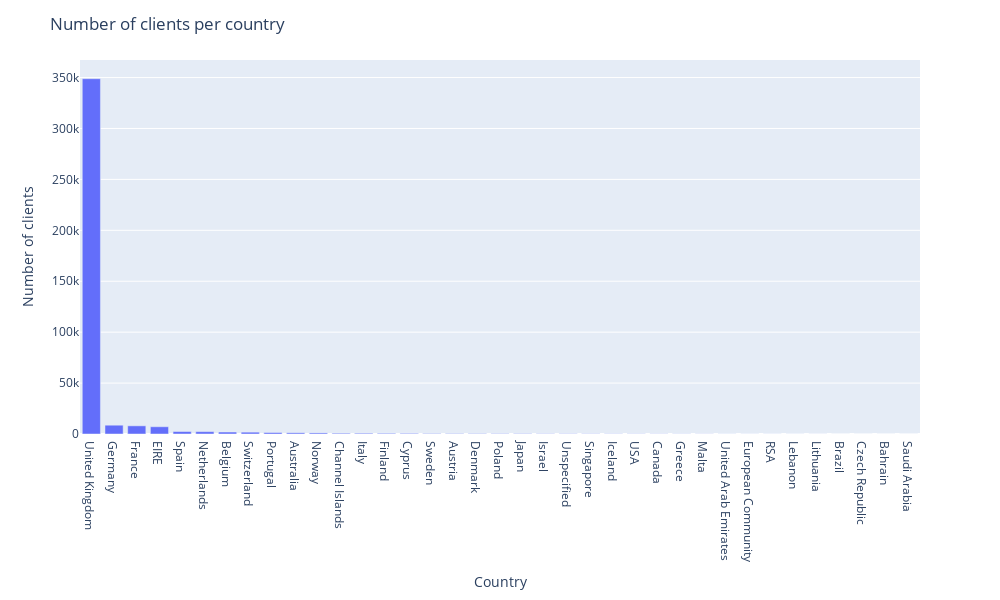

The cell this chart's notebook holds for it:
### Markdown cell above
Figure out how many customers reside in each country:

### Code cell
country_client_num = data_nonzero_price.groupby(by='Country')['CustomerID'].count().sort_values(ascending=False)

country_clients_fig = px.bar(
    country_client_num,
    x=country_client_num.index,
    y=country_client_num.values
    )
country_clients_fig.update_layout(
        autosize=False, 
        width=1000, 
        height=600,
        title_text="Number of clients per country")
country_clients_fig.layout.xaxis.title.text = "Country"
country_clients_fig.layout.yaxis.title.text = "Number of clients"
country_clients_fig.show()

### Figure 1 — Plotly figure (JSON) as saved in the notebook; plotly's stock layout.template omitted (floating-point values rounded to 4 significant figures)
{"data": [{"alignmentgroup": "True", "hovertemplate": "Country=%{x}<br>y=%{y}<extra></extra>", "legendgroup": "", "marker": {"color": "#636efa", "pattern": {"shape": ""}}, "name": "", "offsetgroup": "", "orientation": "v", "showlegend": false, "textposition": "auto", "type": "bar", "x": ["United Kingdom", "Germany", "France", "EIRE", "Spain", "Netherlands", "Belgium", "Switzerland", "Portugal", "Australia", "Norway", "Channel Islands", "Italy", "Finland", "Cyprus", "Sweden", "Austria", "Denmark", "Poland", "Japan", "Israel", "Unspecified", "Singapore", "Iceland", "USA", "Canada", "Greece", "Malta", "United Arab Emirates", "European Community", "RSA", "Lebanon", "Lithuania", "Brazil", "Czech Republic", "Bahrain", "Saudi Arabia"], "xaxis": "x", "y": [348872, 8643, 8019, 7126, 2417, 2322, 1935, 1810, 1416, 1180, 1048, 743, 741, 647, 601, 427, 384, 367, 325, 321, 245, 241, 215, 182, 179, 150, 142, 109, 67, 57, 57, 45, 35, 32, 24, 17, 9], "yaxis": "y"}], "layout": {"autosize": false, "barmode": "relative", "height": 600, "legend": {"tracegroupgap": 0}, "margin": {"t": 60}, "title": {"text": "Number of clients per country"}, "width": 1000, "xaxis": {"anchor": "y", "domain": [0, 1], "title": {"text": "Country"}}, "yaxis": {"anchor": "x", "domain": [0, 1], "title": {"text": "Number of clients"}}}}
